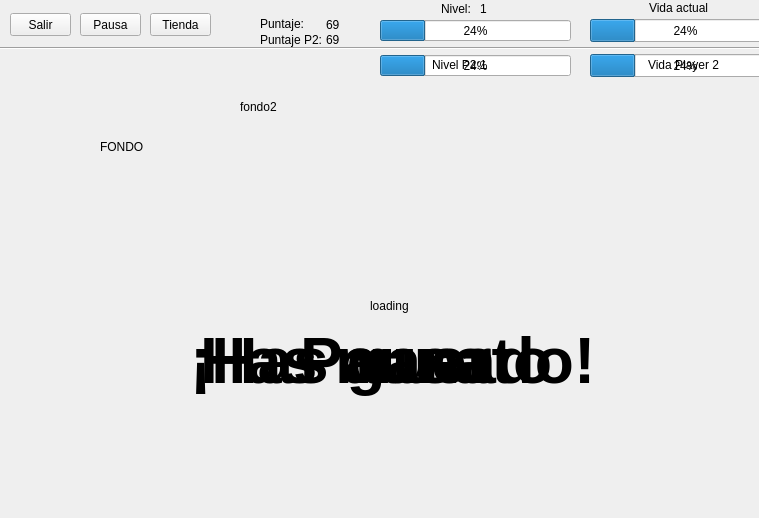
<?xml version="1.0" encoding="UTF-8"?>
<ui version="4.0">
 <class>MainWindow</class>
 <widget class="QMainWindow" name="MainWindow">
  <property name="geometry">
   <rect>
    <x>0</x>
    <y>0</y>
    <width>759</width>
    <height>518</height>
   </rect>
  </property>
  <property name="windowTitle">
   <string>MainWindow</string>
  </property>
  <widget class="QWidget" name="centralwidget">
   <widget class="QLabel" name="heroe">
    <property name="geometry">
     <rect>
      <x>370</x>
      <y>270</y>
      <width>71</width>
      <height>71</height>
     </rect>
    </property>
    <property name="text">
     <string>loading</string>
    </property>
   </widget>
   <widget class="QPushButton" name="pausaButton">
    <property name="geometry">
     <rect>
      <x>80</x>
      <y>13</y>
      <width>61</width>
      <height>23</height>
     </rect>
    </property>
    <property name="text">
     <string>Pausa</string>
    </property>
   </widget>
   <widget class="QPushButton" name="salirButton">
    <property name="geometry">
     <rect>
      <x>10</x>
      <y>13</y>
      <width>61</width>
      <height>23</height>
     </rect>
    </property>
    <property name="text">
     <string>Salir</string>
    </property>
   </widget>
   <widget class="QPushButton" name="tiendaButton">
    <property name="geometry">
     <rect>
      <x>150</x>
      <y>13</y>
      <width>61</width>
      <height>23</height>
     </rect>
    </property>
    <property name="text">
     <string>Tienda</string>
    </property>
   </widget>
   <widget class="QProgressBar" name="BarraNivel">
    <property name="geometry">
     <rect>
      <x>380</x>
      <y>20</y>
      <width>191</width>
      <height>21</height>
     </rect>
    </property>
    <property name="value">
     <number>24</number>
    </property>
   </widget>
   <widget class="QLabel" name="label">
    <property name="geometry">
     <rect>
      <x>649</x>
      <y>0</y>
      <width>81</width>
      <height>16</height>
     </rect>
    </property>
    <property name="text">
     <string>Vida actual</string>
    </property>
   </widget>
   <widget class="QLabel" name="label_2">
    <property name="geometry">
     <rect>
      <x>260</x>
      <y>16</y>
      <width>51</width>
      <height>16</height>
     </rect>
    </property>
    <property name="text">
     <string>Puntaje:</string>
    </property>
   </widget>
   <widget class="QLabel" name="labelExp">
    <property name="geometry">
     <rect>
      <x>326</x>
      <y>18</y>
      <width>47</width>
      <height>13</height>
     </rect>
    </property>
    <property name="text">
     <string>69</string>
    </property>
   </widget>
   <widget class="QProgressBar" name="BarraVida">
    <property name="geometry">
     <rect>
      <x>590</x>
      <y>19</y>
      <width>191</width>
      <height>23</height>
     </rect>
    </property>
    <property name="value">
     <number>24</number>
    </property>
   </widget>
   <widget class="QLabel" name="label_4">
    <property name="geometry">
     <rect>
      <x>441</x>
      <y>1</y>
      <width>31</width>
      <height>16</height>
     </rect>
    </property>
    <property name="text">
     <string>Nivel:</string>
    </property>
   </widget>
   <widget class="QLabel" name="labelNivel">
    <property name="geometry">
     <rect>
      <x>480</x>
      <y>1</y>
      <width>21</width>
      <height>16</height>
     </rect>
    </property>
    <property name="text">
     <string>1</string>
    </property>
   </widget>
   <widget class="Line" name="line">
    <property name="geometry">
     <rect>
      <x>0</x>
      <y>40</y>
      <width>801</width>
      <height>16</height>
     </rect>
    </property>
    <property name="orientation">
     <enum>Qt::Horizontal</enum>
    </property>
   </widget>
   <widget class="QLabel" name="labelPausa">
    <property name="geometry">
     <rect>
      <x>300</x>
      <y>270</y>
      <width>241</width>
      <height>181</height>
     </rect>
    </property>
    <property name="font">
     <font>
      <family>MS Shell Dlg 2</family>
      <pointsize>48</pointsize>
      <weight>75</weight>
      <bold>true</bold>
     </font>
    </property>
    <property name="text">
     <string>Pausa</string>
    </property>
   </widget>
   <widget class="QLabel" name="labelFondo">
    <property name="geometry">
     <rect>
      <x>100</x>
      <y>140</y>
      <width>47</width>
      <height>13</height>
     </rect>
    </property>
    <property name="text">
     <string>FONDO</string>
    </property>
   </widget>
   <widget class="QLabel" name="labelMuerte">
    <property name="geometry">
     <rect>
      <x>200</x>
      <y>270</y>
      <width>401</width>
      <height>181</height>
     </rect>
    </property>
    <property name="font">
     <font>
      <family>MS Shell Dlg 2</family>
      <pointsize>48</pointsize>
      <weight>75</weight>
      <bold>true</bold>
     </font>
    </property>
    <property name="text">
     <string>Has muerto </string>
    </property>
   </widget>
   <widget class="QLabel" name="heroe2">
    <property name="geometry">
     <rect>
      <x>570</x>
      <y>190</y>
      <width>71</width>
      <height>71</height>
     </rect>
    </property>
    <property name="text">
     <string/>
    </property>
   </widget>
   <widget class="QProgressBar" name="BarraVida_2">
    <property name="geometry">
     <rect>
      <x>590</x>
      <y>54</y>
      <width>191</width>
      <height>23</height>
     </rect>
    </property>
    <property name="value">
     <number>24</number>
    </property>
   </widget>
   <widget class="QLabel" name="LabelVidaP2">
    <property name="geometry">
     <rect>
      <x>648</x>
      <y>57</y>
      <width>81</width>
      <height>16</height>
     </rect>
    </property>
    <property name="text">
     <string>Vida Player 2</string>
    </property>
   </widget>
   <widget class="QProgressBar" name="BarraNivel_2">
    <property name="geometry">
     <rect>
      <x>380</x>
      <y>55</y>
      <width>191</width>
      <height>21</height>
     </rect>
    </property>
    <property name="value">
     <number>24</number>
    </property>
   </widget>
   <widget class="QLabel" name="labelNivelP2">
    <property name="geometry">
     <rect>
      <x>432</x>
      <y>55</y>
      <width>51</width>
      <height>20</height>
     </rect>
    </property>
    <property name="text">
     <string>Nivel P2:</string>
    </property>
   </widget>
   <widget class="QLabel" name="labelNivelP2numero">
    <property name="geometry">
     <rect>
      <x>480</x>
      <y>57</y>
      <width>21</width>
      <height>16</height>
     </rect>
    </property>
    <property name="text">
     <string>1</string>
    </property>
   </widget>
   <widget class="QLabel" name="labelPuntajeP2">
    <property name="geometry">
     <rect>
      <x>260</x>
      <y>32</y>
      <width>61</width>
      <height>16</height>
     </rect>
    </property>
    <property name="text">
     <string>Puntaje P2:</string>
    </property>
   </widget>
   <widget class="QLabel" name="labelPuntajeP2numero">
    <property name="geometry">
     <rect>
      <x>326</x>
      <y>33</y>
      <width>47</width>
      <height>13</height>
     </rect>
    </property>
    <property name="text">
     <string>69</string>
    </property>
   </widget>
   <widget class="QLabel" name="labelVictoria">
    <property name="geometry">
     <rect>
      <x>190</x>
      <y>270</y>
      <width>401</width>
      <height>181</height>
     </rect>
    </property>
    <property name="font">
     <font>
      <family>MS Shell Dlg 2</family>
      <pointsize>48</pointsize>
      <weight>75</weight>
      <bold>true</bold>
     </font>
    </property>
    <property name="text">
     <string>¡Has ganado!</string>
    </property>
   </widget>
   <widget class="QLabel" name="fondo2">
    <property name="geometry">
     <rect>
      <x>240</x>
      <y>100</y>
      <width>47</width>
      <height>13</height>
     </rect>
    </property>
    <property name="text">
     <string>fondo2</string>
    </property>
   </widget>
  </widget>
 </widget>
 <resources/>
 <connections/>
</ui>
